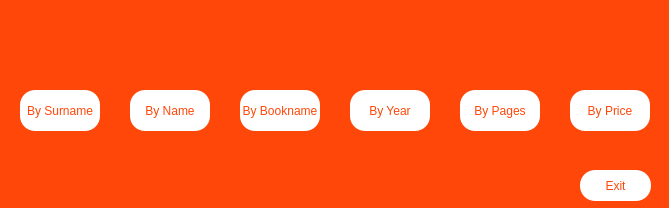
<?xml version="1.0" encoding="UTF-8"?>
<ui version="4.0">
 <class>SortWindow</class>
 <widget class="QDialog" name="SortWindow">
  <property name="geometry">
   <rect>
    <x>0</x>
    <y>0</y>
    <width>669</width>
    <height>208</height>
   </rect>
  </property>
  <property name="windowTitle">
   <string>Dialog</string>
  </property>
  <property name="styleSheet">
   <string notr="true">background : rgb(255, 71, 9)</string>
  </property>
  <widget class="QLabel" name="label">
   <property name="geometry">
    <rect>
     <x>220</x>
     <y>10</y>
     <width>231</width>
     <height>51</height>
    </rect>
   </property>
   <property name="text">
    <string/>
   </property>
   <property name="pixmap">
    <pixmap>../../../../lab04_small.jpg</pixmap>
   </property>
  </widget>
  <widget class="QPushButton" name="SortSurnameButton">
   <property name="geometry">
    <rect>
     <x>20</x>
     <y>90</y>
     <width>80</width>
     <height>41</height>
    </rect>
   </property>
   <property name="styleSheet">
    <string notr="true">background : rgb(255, 255, 255) ; 
color : rgb(255, 71, 9);
border-radius : 15;

</string>
   </property>
   <property name="text">
    <string>By Surname</string>
   </property>
  </widget>
  <widget class="QPushButton" name="SortBookameButton">
   <property name="geometry">
    <rect>
     <x>240</x>
     <y>90</y>
     <width>80</width>
     <height>41</height>
    </rect>
   </property>
   <property name="styleSheet">
    <string notr="true">background : rgb(255, 255, 255) ; 
color : rgb(255, 71, 9);
border-radius : 15;

</string>
   </property>
   <property name="text">
    <string>By Bookname</string>
   </property>
  </widget>
  <widget class="QPushButton" name="SortNameButton">
   <property name="geometry">
    <rect>
     <x>130</x>
     <y>90</y>
     <width>80</width>
     <height>41</height>
    </rect>
   </property>
   <property name="styleSheet">
    <string notr="true">background : rgb(255, 255, 255) ; 
color : rgb(255, 71, 9);
border-radius : 15;

</string>
   </property>
   <property name="text">
    <string>By Name</string>
   </property>
  </widget>
  <widget class="QPushButton" name="SortYearButton">
   <property name="geometry">
    <rect>
     <x>350</x>
     <y>90</y>
     <width>80</width>
     <height>41</height>
    </rect>
   </property>
   <property name="styleSheet">
    <string notr="true">background : rgb(255, 255, 255) ; 
color : rgb(255, 71, 9);
border-radius : 15;

</string>
   </property>
   <property name="text">
    <string>By Year</string>
   </property>
  </widget>
  <widget class="QPushButton" name="SortPagesButton">
   <property name="geometry">
    <rect>
     <x>460</x>
     <y>90</y>
     <width>80</width>
     <height>41</height>
    </rect>
   </property>
   <property name="styleSheet">
    <string notr="true">background : rgb(255, 255, 255) ; 
color : rgb(255, 71, 9);
border-radius : 15;

</string>
   </property>
   <property name="text">
    <string>By Pages</string>
   </property>
  </widget>
  <widget class="QPushButton" name="SortPriceButton">
   <property name="geometry">
    <rect>
     <x>570</x>
     <y>90</y>
     <width>80</width>
     <height>41</height>
    </rect>
   </property>
   <property name="styleSheet">
    <string notr="true">background : rgb(255, 255, 255) ; 
color : rgb(255, 71, 9);
border-radius : 15;

</string>
   </property>
   <property name="text">
    <string>By Price</string>
   </property>
  </widget>
  <widget class="QPushButton" name="ExitButton">
   <property name="geometry">
    <rect>
     <x>580</x>
     <y>170</y>
     <width>71</width>
     <height>31</height>
    </rect>
   </property>
   <property name="styleSheet">
    <string notr="true">background : rgb(255, 255, 255) ; 
color : rgb(255, 71, 9);
border-radius : 15;

</string>
   </property>
   <property name="text">
    <string>Exit</string>
   </property>
  </widget>
 </widget>
 <resources/>
 <connections/>
</ui>
